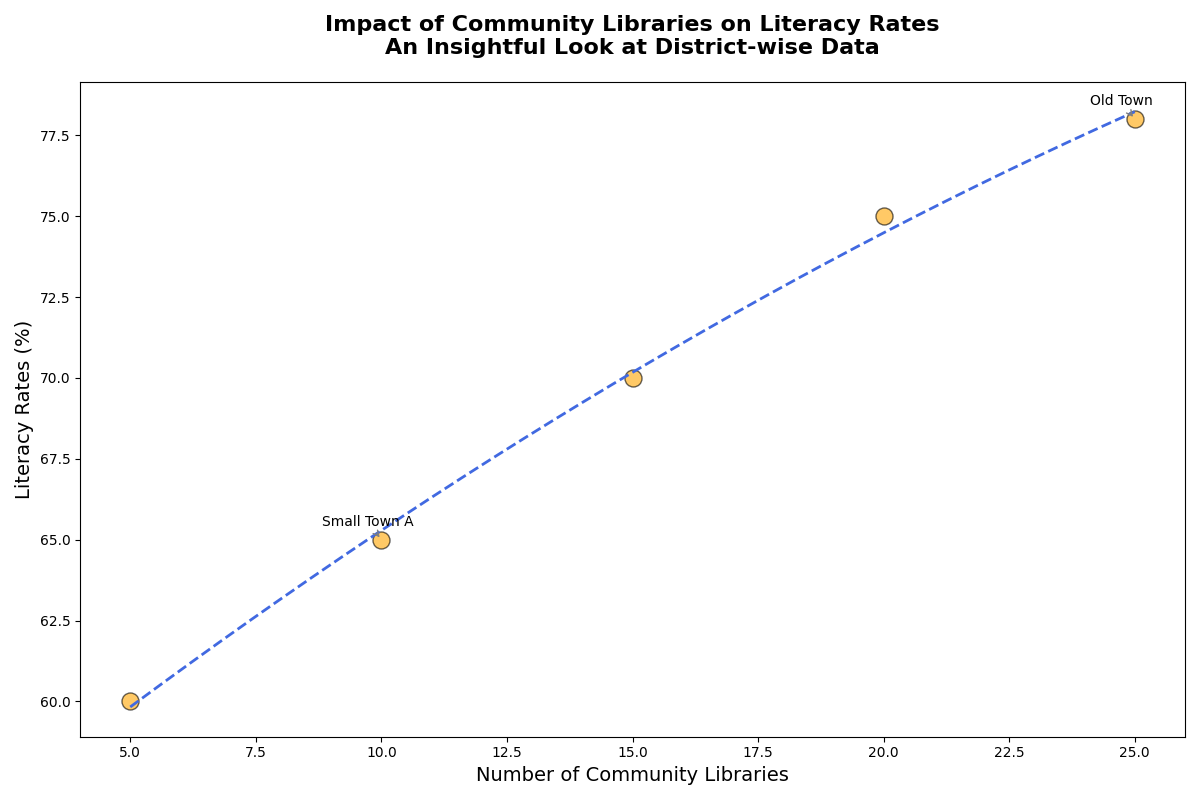

Generate this figure with Python:
import matplotlib.pyplot as plt
import numpy as np

libraries = np.array([5, 10, 15, 20, 25])
literacy_rates = np.array([60, 65, 70, 75, 78])

fig, ax = plt.subplots(figsize=(12, 8))

# Shuffled colors: trend line first, scatter second
scatter = ax.scatter(libraries, literacy_rates, color='orange', edgecolor='black', s=150, alpha=0.6)

def quadratic(x, a, b, c):
    return a*x**2 + b*x + c

params = np.polyfit(libraries, literacy_rates, 2, full=False, cov=False)
x_smooth = np.linspace(min(libraries), max(libraries), 300)
y_smooth = quadratic(x_smooth, *params)

# Shuffled colors: scatter first, trend line second
ax.plot(x_smooth, y_smooth, linestyle='--', color='royalblue', linewidth=2)

plt.title('Impact of Community Libraries on Literacy Rates\nAn Insightful Look at District-wise Data', fontsize=16, fontweight='bold', pad=20)
plt.xlabel('Number of Community Libraries', fontsize=14)
plt.ylabel('Literacy Rates (%)', fontsize=14)

highlight_libraries = [10, 25]
highlight_labels = ['Small Town A', 'Old Town']
for lib, label in zip(highlight_libraries, highlight_labels):
    index = np.where(libraries == lib)[0][0]
    ax.annotate(label, (libraries[index], literacy_rates[index]), textcoords="offset points", xytext=(-10,10), ha='center', fontsize=10, arrowprops=dict(arrowstyle='->', color='gray'))

plt.tight_layout()

plt.show()
